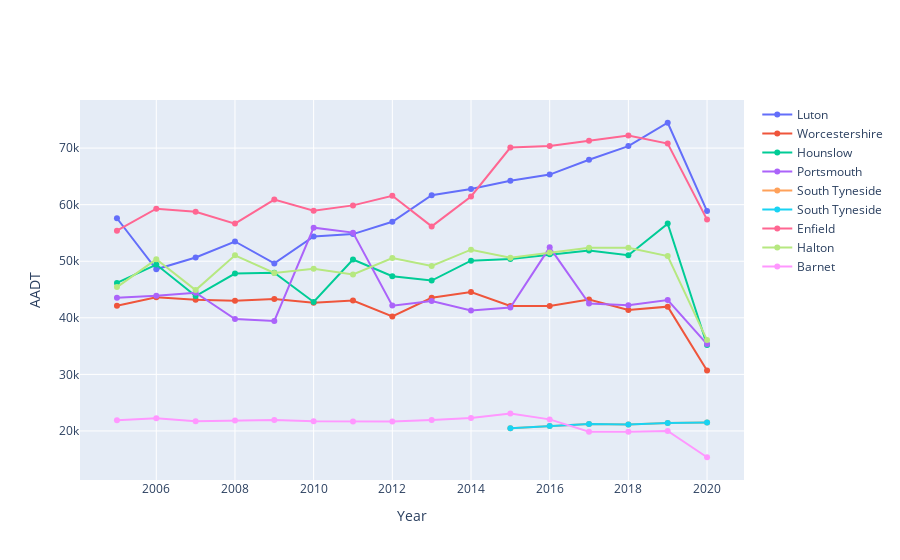

The code cell stored with this chart in its notebook:
### Markdown cell above
### AADT

### Code cell
fig = go.Figure()

for i, df in enumerate(df_aadt_list):
    fig = fig.add_trace(go.Scatter(x = df['Calendar Year'], y=df['all_motor_vehicles'], name=df.iloc[0]['Local Authority']))

fig.update_xaxes(title='Year')
fig.update_yaxes(title='AADT')

fig.show()
